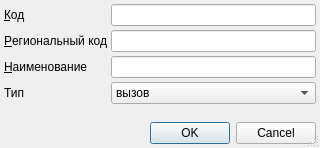
<?xml version="1.0" encoding="UTF-8"?>
<ui version="4.0">
 <class>ItemEditorDialog</class>
 <widget class="QDialog" name="ItemEditorDialog">
  <property name="geometry">
   <rect>
    <x>0</x>
    <y>0</y>
    <width>320</width>
    <height>148</height>
   </rect>
  </property>
  <property name="windowTitle">
   <string>ChangeMe!</string>
  </property>
  <property name="sizeGripEnabled">
   <bool>true</bool>
  </property>
  <layout class="QGridLayout">
   <property name="margin">
    <number>4</number>
   </property>
   <property name="spacing">
    <number>4</number>
   </property>
   <item row="8" column="0" colspan="2">
    <widget class="QDialogButtonBox" name="buttonBox">
     <property name="standardButtons">
      <set>QDialogButtonBox::Cancel|QDialogButtonBox::Ok</set>
     </property>
    </widget>
   </item>
   <item row="6" column="1">
    <widget class="QComboBox" name="cmbType">
     <property name="sizePolicy">
      <sizepolicy hsizetype="Ignored" vsizetype="Fixed">
       <horstretch>0</horstretch>
       <verstretch>0</verstretch>
      </sizepolicy>
     </property>
     <item>
      <property name="text">
       <string>вызов</string>
      </property>
     </item>
     <item>
      <property name="text">
       <string>обслуживание общ.мероприятия</string>
      </property>
     </item>
    </widget>
   </item>
   <item row="2" column="0">
    <widget class="QLabel" name="lblName">
     <property name="sizePolicy">
      <sizepolicy hsizetype="Maximum" vsizetype="Preferred">
       <horstretch>0</horstretch>
       <verstretch>0</verstretch>
      </sizepolicy>
     </property>
     <property name="text">
      <string>&amp;Наименование</string>
     </property>
     <property name="buddy">
      <cstring>edtName</cstring>
     </property>
    </widget>
   </item>
   <item row="0" column="0">
    <widget class="QLabel" name="lblCode">
     <property name="sizePolicy">
      <sizepolicy hsizetype="Maximum" vsizetype="Preferred">
       <horstretch>0</horstretch>
       <verstretch>0</verstretch>
      </sizepolicy>
     </property>
     <property name="text">
      <string>&amp;Код</string>
     </property>
     <property name="buddy">
      <cstring>edtCode</cstring>
     </property>
    </widget>
   </item>
   <item row="0" column="1">
    <widget class="QLineEdit" name="edtCode"/>
   </item>
   <item row="6" column="0">
    <widget class="QLabel" name="lblType">
     <property name="sizePolicy">
      <sizepolicy hsizetype="Maximum" vsizetype="Preferred">
       <horstretch>0</horstretch>
       <verstretch>0</verstretch>
      </sizepolicy>
     </property>
     <property name="text">
      <string>Тип</string>
     </property>
     <property name="buddy">
      <cstring>cmbType</cstring>
     </property>
    </widget>
   </item>
   <item row="7" column="0">
    <spacer>
     <property name="orientation">
      <enum>Qt::Vertical</enum>
     </property>
     <property name="sizeHint" stdset="0">
      <size>
       <width>103</width>
       <height>16</height>
      </size>
     </property>
    </spacer>
   </item>
   <item row="2" column="1">
    <widget class="QLineEdit" name="edtName"/>
   </item>
   <item row="1" column="1">
    <widget class="QLineEdit" name="edtRegionalCode"/>
   </item>
   <item row="1" column="0">
    <widget class="QLabel" name="lblRegionalCode">
     <property name="sizePolicy">
      <sizepolicy hsizetype="Maximum" vsizetype="Preferred">
       <horstretch>0</horstretch>
       <verstretch>0</verstretch>
      </sizepolicy>
     </property>
     <property name="text">
      <string>&amp;Региональный код</string>
     </property>
     <property name="buddy">
      <cstring>edtRegionalCode</cstring>
     </property>
    </widget>
   </item>
  </layout>
 </widget>
 <tabstops>
  <tabstop>edtCode</tabstop>
  <tabstop>edtRegionalCode</tabstop>
  <tabstop>edtName</tabstop>
  <tabstop>cmbType</tabstop>
  <tabstop>buttonBox</tabstop>
 </tabstops>
 <resources/>
 <connections>
  <connection>
   <sender>buttonBox</sender>
   <signal>accepted()</signal>
   <receiver>ItemEditorDialog</receiver>
   <slot>accept()</slot>
   <hints>
    <hint type="sourcelabel">
     <x>159</x>
     <y>142</y>
    </hint>
    <hint type="destinationlabel">
     <x>159</x>
     <y>79</y>
    </hint>
   </hints>
  </connection>
  <connection>
   <sender>buttonBox</sender>
   <signal>rejected()</signal>
   <receiver>ItemEditorDialog</receiver>
   <slot>reject()</slot>
   <hints>
    <hint type="sourcelabel">
     <x>159</x>
     <y>142</y>
    </hint>
    <hint type="destinationlabel">
     <x>159</x>
     <y>79</y>
    </hint>
   </hints>
  </connection>
 </connections>
</ui>
